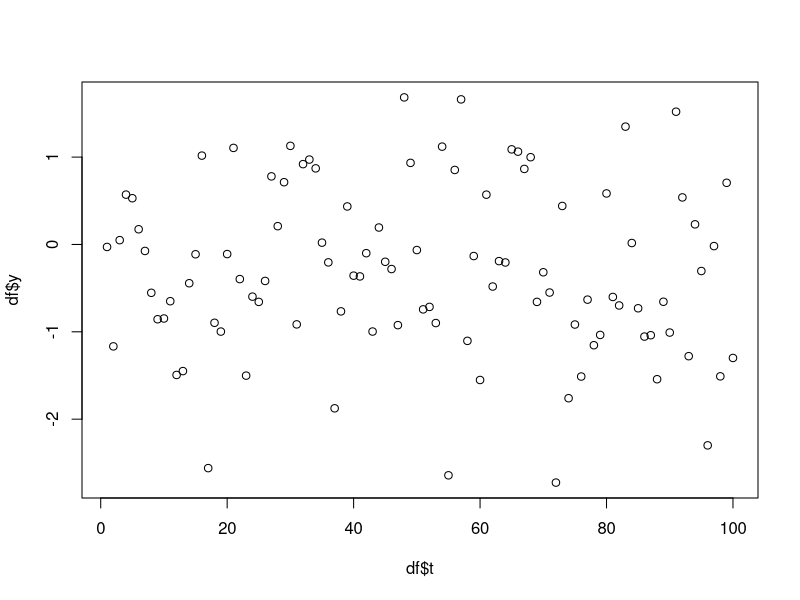
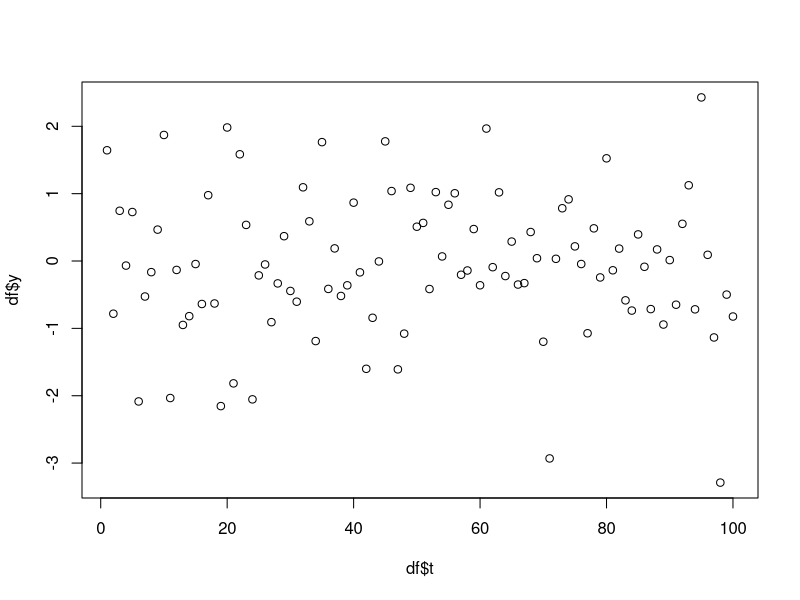
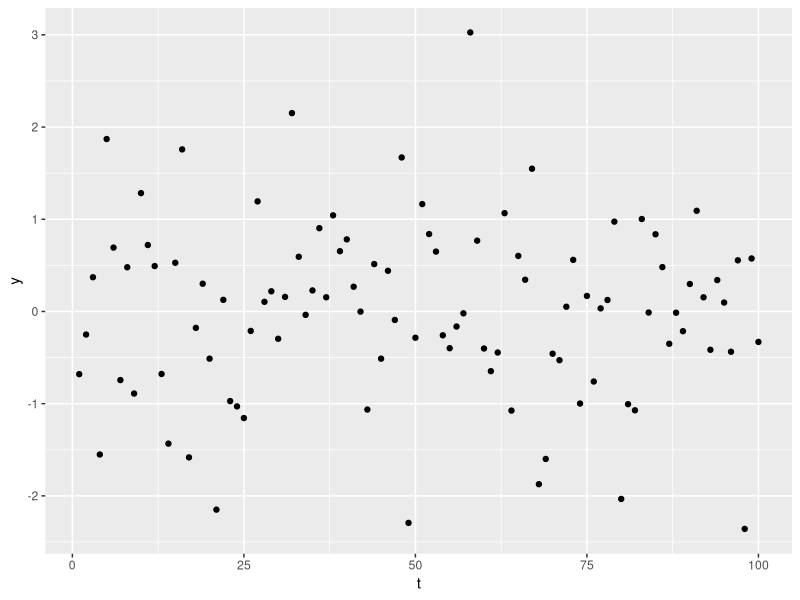
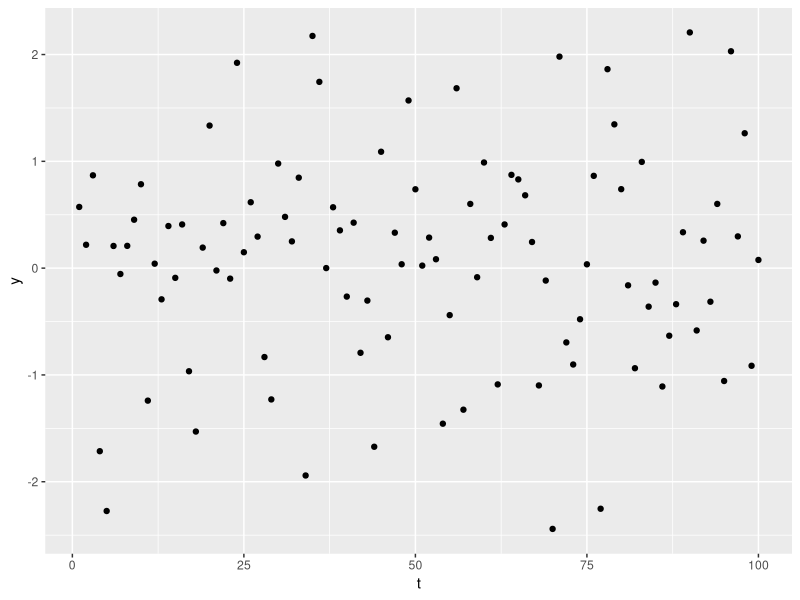
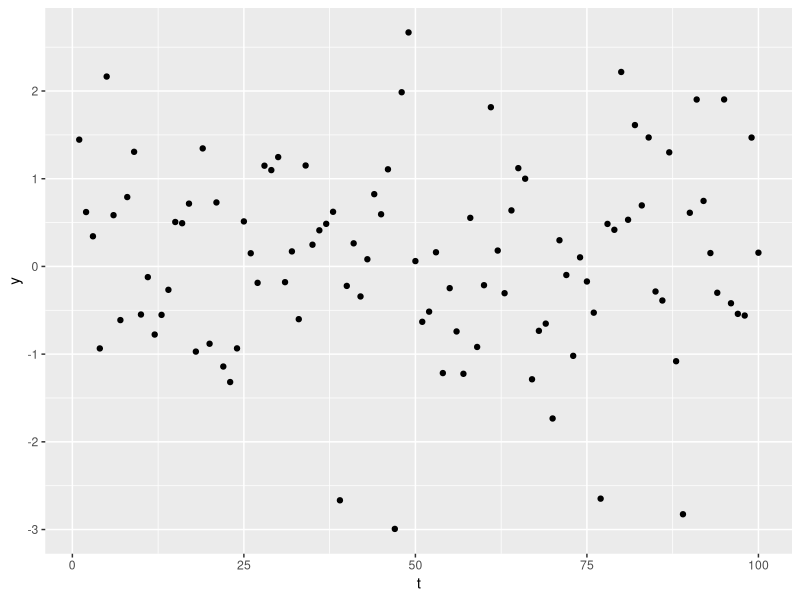
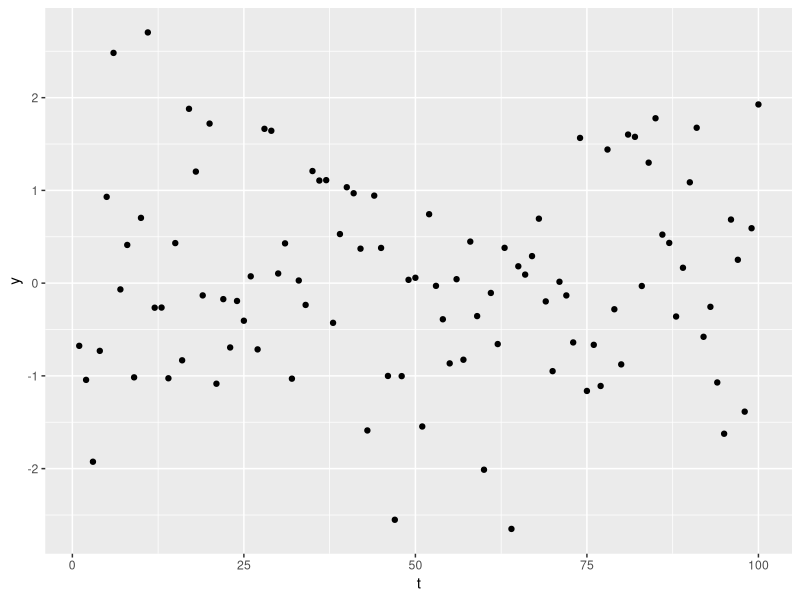
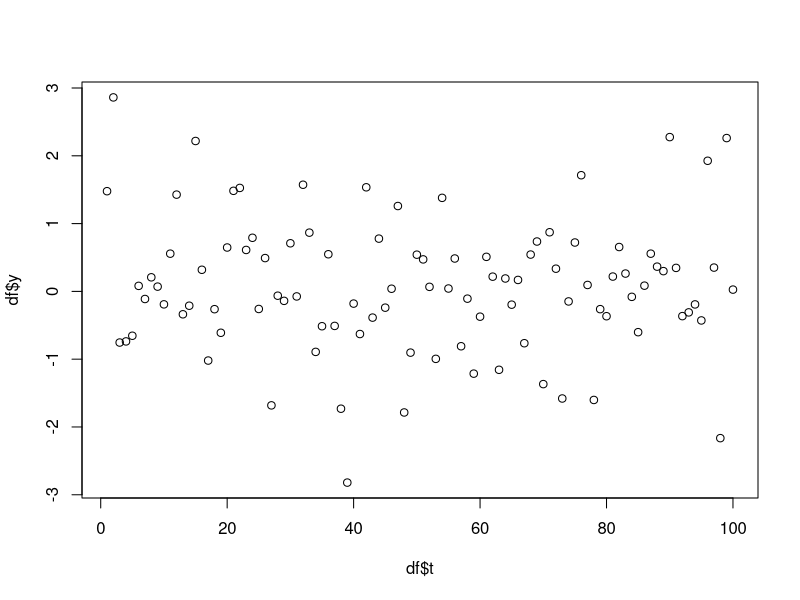
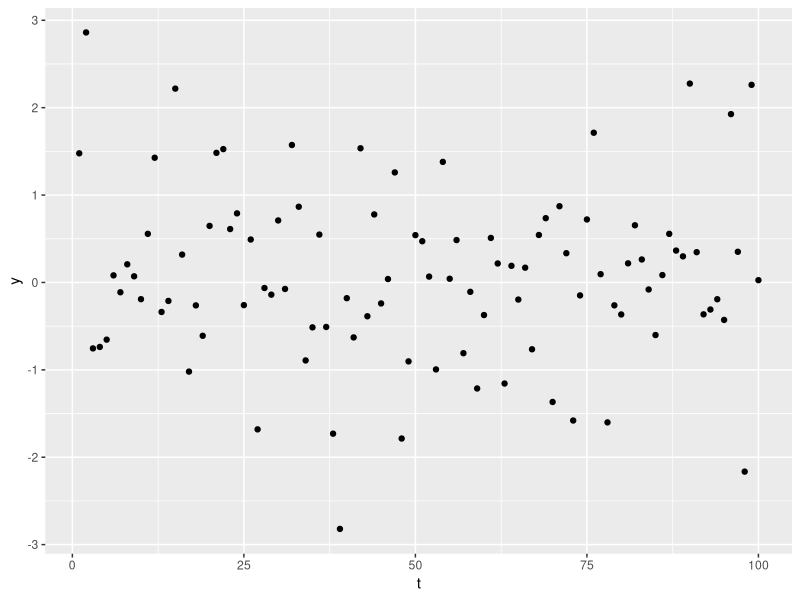

The R script that drew these images, in order:
## ---- chunk 1
library(ggplot2)
for( i in 1:2 ) {
  df <- data.frame(t=1:100, y=rnorm(100))
  plot(df$t, df$y)
  cat('\n\n')
  }
## ---- chunk 2
library(ggplot2)
for( i in 1:2 ) {
  df <- data.frame(t=1:100, y=rnorm(100))
  p <- ggplot(df, aes(t, y)) + geom_point()
  print(p)
  cat('\n\n')
  }
## ---- chunk 3
library(ggplot2)
for( i in 1:2 ) {
  df <- data.frame(t=1:100, y=rnorm(100))
  p <- ggplot(df, aes(t, y)) + geom_point()
  print(p)
  cat('\n\n')
  }
## ---- chunk 4
library(ggplot2)
for( i in 1:2 ) {
  df <- data.frame(t=1:100, y=rnorm(100))
  plot(df$t, df$y)
  p <- ggplot(df, aes(t, y)) + geom_point()
  print(p)
  cat(paste("Figure", i, "\n\n"))
  }
